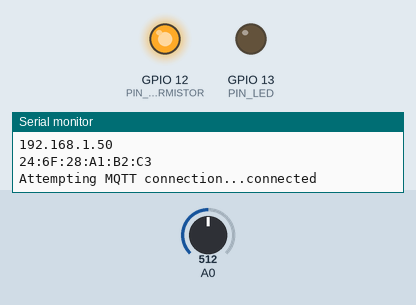
This sketch was run on a simulated ESP8266 (NodeMCU). On the bench: output pins drawn as LEDs (lit = HIGH), the last lines printed to the serial monitor. The test bench sets the inputs (shaded band); at power-on: A0 = 512. WiFi joins after 1.5 s; servers stay silent unless stated; no MQTT or app messages arrive unless stated.

Above: at 2.25 s.
At 4.9 s:
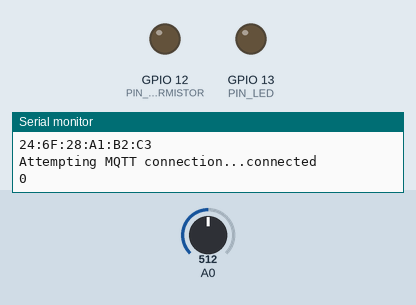
At 7.65 s:
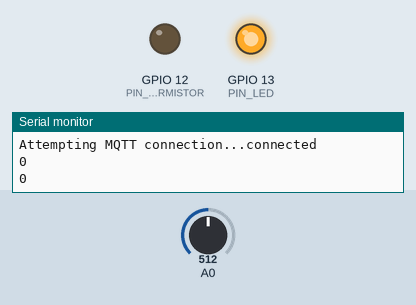
Timing chart, 0 to 8.9 s (numbered marks = the images above):
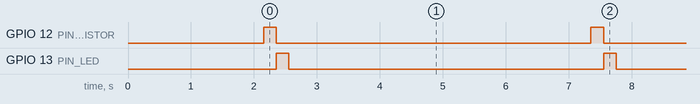

Measured:
- by itself, GPIO 12 (PIN_THERMISTOR), GPIO 13 (PIN_LED): alternates HIGH for 0.20 s and LOW for 5.0 s
- by itself, everything shown: repeats every 5.2 s, in 3 steps

The sketch:

wifi_temperature_sensor.ino
```cpp
// WiFi temperature sensor
// 2019/09/04

extern "C" {
#include "user_interface.h"
}
#include<ESP8266WiFi.h>
#include <PubSubClient.h>

#define PIN_THERMISTOR 12
#define PIN_LED 13

// WiFi setup
const char* ssid = "******";
const char* password = "******";

// MQTT server
const char* mqtt_server = "192.168.***.***";

WiFiClient wifiClient;
PubSubClient client(wifiClient);

// Circuit
//
//  Vdd
//   |
// +-+-+ MCP9700-E/TO
// |   +--Vout --> TOUT
// +-+-+
//   |
//  GND
//
void setup(){
  pinMode(PIN_THERMISTOR,OUTPUT);
  pinMode(PIN_LED,OUTPUT);
  Serial.begin(9600);
  setup_wifi();
  client.setServer(mqtt_server, 1883);
}

byte mac[6];
char mac_addr[18];

void setup_wifi() {
  delay(100);
  WiFi.begin(ssid, password);
  while (WiFi.status() != WL_CONNECTED) {
    delay(1000);
    Serial.println(".");
  }
  Serial.println(WiFi.localIP());
  WiFi.macAddress(mac);
  sprintf(mac_addr, "%02X:%02X:%02X:%02X:%02X:%02X",mac[0], mac[1], mac[2], mac[3], mac[4], mac[5]);
  Serial.println(mac_addr);
}

void reconnect() {
  while (!client.connected()) {
    Serial.print("Attempting MQTT connection...");
    if (client.connect("ESP8266Client")) {
      Serial.println("connected");
    } else {
      Serial.print("failed, rc=");
      Serial.print(client.state());
      Serial.println(" try again in 5 seconds");
      delay(5000);
    }
  }
}

void loop() {
    if (!client.connected()) {
    reconnect();
  }
  client.loop();
  //Serial.println(A0);

  // Microchip MCP9700-E/TO
  digitalWrite(PIN_THERMISTOR, HIGH);
  delay(200);
  float vout = analogRead(A0) * 1000.0 / 1023.0;  // input MUST be <= 1.0v
  digitalWrite(PIN_THERMISTOR, LOW);
  int temp = (int)( (vout - 500.0) / 10.0 + 0.5);
  Serial.println(temp);
  // it showed "155" on the serial monitor  -- correct!

  // publish the voltage level to MQTT server
  //0         1         2         3         4
  //012345678901234567890123456789012345678901234
  //{"device_id":"AA:BB:CC:DD:EE:FF","temp":1234}
  char msg[44];
  sprintf(msg, "{\"device_id\":\"%s\",\"temp\":%d}", mac_addr, temp);
  client.publish("temp", msg);  // publish to topic "temp"

  // blink LED
  digitalWrite(PIN_LED, HIGH);
  delay(200);
  digitalWrite(PIN_LED, LOW);
  delay(4800);
}
```
